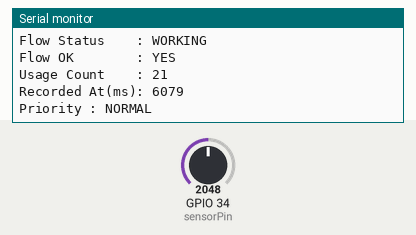
Bench run of a sketch on a simulated ESP32. Shown: the last lines printed to the serial monitor. The inputs (shaded band) are chosen by the test bench; at power-on: GPIO 34 (sensorPin) = 2048. Random numbers use the default seed unless the sketch sets one.

Above: at 7.4 s.
7.5 s: GPIO 34 (sensorPin) set to 221
At 9.4 s:
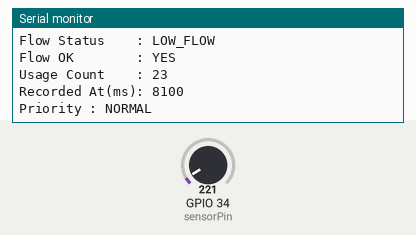
10.2 s: GPIO 34 (sensorPin) set to 183
At 12.9 s:
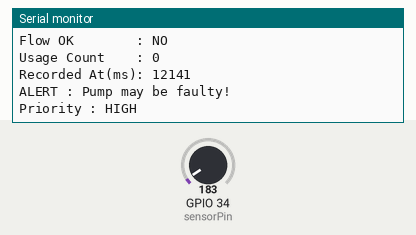
Timing chart, 0 to 14.4 s (numbered marks = the images above; inputs shaded):
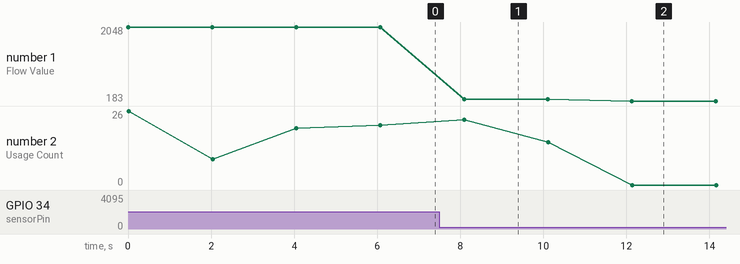

The sketch:

sketch.ino
```cpp
/*
  SIH 2026 - Village Water Point Monitoring
  ESP32 + Potentiometer Simulation
*/

const int sensorPin = 34;

String waterPointID = "WP001";
String habitation = "Thiruvallur";

void setup() {
  Serial.begin(115200);
  randomSeed(analogRead(35)); // Initialize random generator
}

void loop() {

  // Read sensor
  int flowValue = analogRead(sensorPin);

  // Determine flow status
  String status;
  bool flowOK;

  if (flowValue < 200) {
    status = "NOT_WORKING";
    flowOK = false;
  }
  else if (flowValue < 1000) {
    status = "LOW_FLOW";
    flowOK = true;
  }
  else {
    status = "WORKING";
    flowOK = true;
  }

  // Simulate usage count
  int usageCount;

  if (flowValue < 200)
    usageCount = 0;
  else
    usageCount = random(5, 40);

  // Detect possible fault
  bool fault = false;

  if (flowValue < 200 && usageCount == 0)
    fault = true;

  // Print report
  Serial.println("======================================");
  Serial.println("Village Water Point Monitoring");
  Serial.println("======================================");

  Serial.print("Water Point ID : ");
  Serial.println(waterPointID);

  Serial.print("Habitation     : ");
  Serial.println(habitation);

  Serial.print("Flow Value     : ");
  Serial.println(flowValue);

  Serial.print("Flow Status    : ");
  Serial.println(status);

  Serial.print("Flow OK        : ");
  Serial.println(flowOK ? "YES" : "NO");

  Serial.print("Usage Count    : ");
  Serial.println(usageCount);

  Serial.print("Recorded At(ms): ");
  Serial.println(millis());

  if (fault) {
    Serial.println("ALERT : Pump may be faulty!");
    Serial.println("Priority : HIGH");
  } else {
    Serial.println("Priority : NORMAL");
  }

  Serial.println();

  delay(2000);
}
```

Measured:
- the behaviour switches between 200 and 199 on GPIO 34 (sensorPin) (found by bisection; images 1 and 2)
- after the input at 7.5 s, the serial monitor: prints a new line after 0.59 s (image 1)
- after the input at 10.2 s, the serial monitor: prints a new line after 1.9 s (image 2)
- plotted number 1: 2048 → 221 after the input at 7.5 s, 221 → 183 after the input at 10.2 s
- plotted number 2: 15 → 0 after the input at 10.2 s
